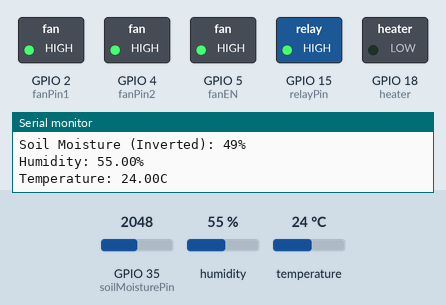
Simulated run of this sketch. Board: ESP32. On the bench: switched loads named in the sketch (green lamp = pin HIGH), the last lines printed to the serial monitor. The test bench sets the inputs (shaded band); at power-on: temperature 24 °C, GPIO 35 (soilMoisturePin) = 2048, humidity 55 %. WiFi joins after 1.5 s; servers stay silent unless stated.

Above: at 3.2 s.
3.3 s: temperature set to 22 °C
At 5.0 s:
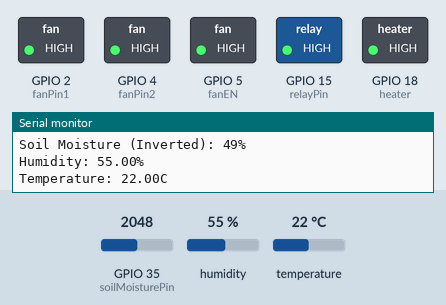
5.6 s: GPIO 35 (soilMoisturePin) set to 2365
7.3 s: GPIO 35 (soilMoisturePin) set to 2477
At 9.0 s:
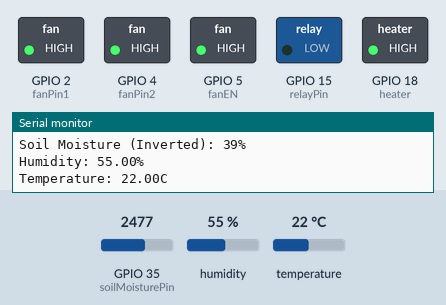
9.6 s: temperature set to 28 °C
At 11.3 s:
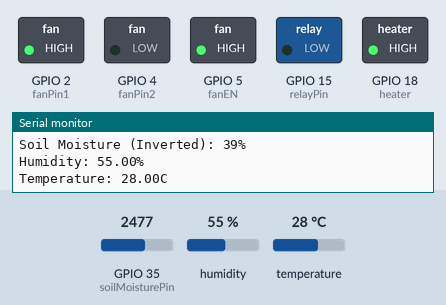
11.6 s: temperature set to 25 °C
At 13.0 s:
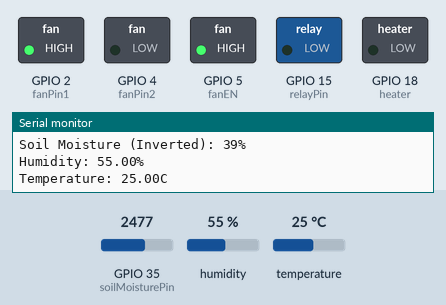
13.7 s: GPIO 35 (soilMoisturePin) set to 2047
At 15.6 s:
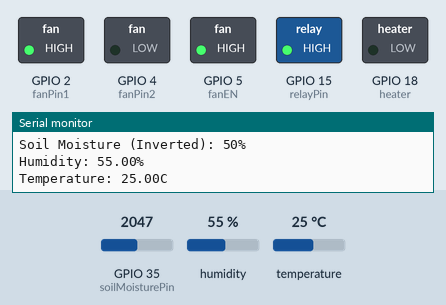
Timing chart, 0 to 16.7 s (numbered marks = the images above; inputs shaded):
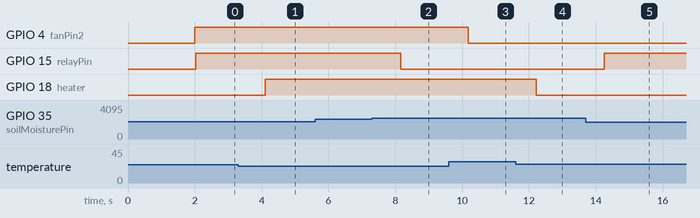

Measured:
- the behaviour switches between 24 and 23 °C on temperature (found by bisection; images 0 and 1)
- the behaviour switches between 2416 and 2417 on GPIO 35 (soilMoisturePin) (found by bisection; images 1 and 2)
- the behaviour switches between 27 and 26 °C on temperature (found by bisection; images 3 and 4)
- after the input at 3.3 s, GPIO 18 (heater): LOW → HIGH after 0.80 s
- after the input at 7.3 s, GPIO 15 (relayPin): HIGH → LOW after 0.86 s
- after the input at 9.6 s, GPIO 4 (fanPin2): HIGH → LOW after 0.59 s
- after the input at 11.6 s, GPIO 18 (heater): HIGH → LOW after 0.62 s
- after the input at 13.7 s, GPIO 15 (relayPin): LOW → HIGH after 0.55 s

The sketch:

Smart_Irrigation_System.ino
```cpp
#include <WiFi.h>
#include <HTTPClient.h>
#include <DHT.h>
#include <Adafruit_Sensor.h>
#include <ThingSpeak.h>
#include <ESPAsyncWebServer.h>

// HTML code for the web interface
const char index_html[] PROGMEM = R"rawliteral(
<!DOCTYPE HTML>
<html>
<head>
  <title>Smart Irrigation System</title>
  <meta charset="UTF-8">
  <meta name="viewport" content="width=device-width, initial-scale=1">
  <style>
    @import url('https://fonts.googleapis.com/css2?family=Roboto:wght@300;400;500;700&display=swap');
    body { font-family: 'Roboto', sans-serif; text-align: center; background-color: #121212; color: #e0e0e0; margin: 0; padding: 0; }
    h1 { color: #bb86fc; margin: 20px 0; font-weight: 500; }
    .widget { display: flex; justify-content: space-around; flex-wrap: wrap; padding: 20px; max-width: 900px; margin: auto; }
    .sensor, .status { font-size: 1.2rem; margin: 20px; padding: 20px; background: #1e1e1e; border-radius: 10px; box-shadow: 0 0 15px rgba(0, 0, 0, 0.5); width: 200px; text-align: center; transition: transform 0.3s ease-in-out, box-shadow 0.3s ease-in-out; }
    .sensor:hover, .status:hover { transform: translateY(-10px); box-shadow: 0 0 25px rgba(0, 0, 0, 0.7); }
    .status { display: flex; justify-content: center; align-items: center; background-color: #00c853; color: #fff; }
    .status.on { background-color: #b00020; }
    .centered { display: flex; justify-content: center; }
  </style>
</head>
<body>
  <h1>Smart Irrigation System</h1>
  <div class="widget">
    <div class="sensor" id="moisture-widget">
      <h2>Soil Moisture</h2>
      <p><span id="moisture">0</span>%</p>
    </div>
    <div class="sensor" id="temperature-widget">
      <h2>Temperature</h2>
      <p><span id="temperature">0.0</span>°C</p>
    </div>
    <div class="sensor" id="humidity-widget">
      <h2>Humidity</h2>
      <p><span id="humidity">0.0</span>%</p>
    </div>
  </div>
  <div class="centered">
    <div class="status" id="pump-status">
      Pump Status: ON
    </div>
  </div>
  <script>
    setInterval(function() {
      fetch('/data').then(response => response.json()).then(data => {
        document.getElementById("moisture").innerHTML = data.moisture;
        document.getElementById("temperature").innerHTML = data.temperature;
        document.getElementById("humidity").innerHTML = data.humidity;
        const pumpStatus = document.getElementById("pump-status");
        if (data.pumpStatus) {
          pumpStatus.classList.add('on');
          pumpStatus.innerHTML = 'Pump Status: OFF';
        } else {
          pumpStatus.classList.remove('on');
          pumpStatus.innerHTML = 'Pump Status: ON';
        }
      });
    }, 2000);
  </script>
</body>
</html>
)rawliteral";

// Soil Moisture Sensor
const int soilMoisturePin = 35;

// DHT11 Sensor
#define DHTPIN 12 // Pin where the data line is connected
#define DHTTYPE DHT11 // DHT 11
DHT dht(DHTPIN, DHTTYPE);

// Relay Pin
const int relayPin = 15;

//Fan Pin
const int fanPin1 = 2;
const int fanPin2 = 4;
const int fanEN = 5;

//Heater Pin

const int heater = 18;
// Wi-Fi credentials
char ssid[] = "ANI";
char pass[] = "Anirsharma";

// ThingSpeak credentials
unsigned long myChannelNumber = 2751970;
const char * myWriteAPIKey = "4MQL8MY8XM9X6009";

// Adjusted threshold for inverse mapping
const int moistureThreshold = 40; // Moisture percentage threshold for inverse mapping
const float tempHighThreshold = 30.0; // High temperature in Celsius
const float humidityLowThreshold = 40.0; // Low humidity percentage

WiFiClient client;
AsyncWebServer server(80);

// Variables to store sensor values
float temperature = 0.0;
float humidity = 0.0;
int moisturePercent = 0;
bool pumpStatus = false; // Track the status of the pump
unsigned long lastThingSpeakUpdate = 0; // Track the last ThingSpeak update time

void setup() {
  // Initialize serial communication
  Serial.begin(9600);

  // Initialize the DHT sensor
  dht.begin();

  // Initialize ThingSpeak
  ThingSpeak.begin(client);

  // Connect to Wi-Fi
  WiFi.begin(ssid, pass);

  while (WiFi.status() != WL_CONNECTED) {
    delay(1000);
    Serial.print("Connecting to WiFi...");
  }

  Serial.println("Connected to WiFi");
  Serial.print("IP Address: ");
  Serial.println(WiFi.localIP());

  // Initial setup for relay pin
  pinMode(relayPin, OUTPUT);
  digitalWrite(relayPin, LOW); // Ensure the pump is off initially

  pinMode(fanPin1, OUTPUT);
  pinMode(fanPin2, OUTPUT);
  pinMode(fanEN, OUTPUT);
  pinMode(heater, OUTPUT);

  digitalWrite(fanEN, HIGH);
  digitalWrite(fanPin1, HIGH);
  digitalWrite(fanPin2, HIGH);
  digitalWrite(heater, LOW);

  // Route for root / web page
  server.on("/", HTTP_GET, [](AsyncWebServerRequest *request){
    request->send_P(200, "text/html", index_html);
  });

  // Route to get sensor data
  server.on("/data", HTTP_GET, [](AsyncWebServerRequest *request){
    String json = "{";
    json += "\"temperature\":" + String(temperature) + ",";
    json += "\"humidity\":" + String(humidity) + ",";
    json += "\"moisture\":" + String(moisturePercent) + ",";
    json += "\"pumpStatus\":" + String(digitalRead(relayPin) == HIGH ? "true" : "false");
    json += "}";
    request->send(200, "application/json", json);
  });

  // Start server
  server.begin();
}

void loop() {
  // Read the analog value from the soil moisture sensor
  int sensorValue = analogRead(soilMoisturePin);

  // Convert the analog value to an inverse percentage
  moisturePercent = map(sensorValue, 4095, 0, 0, 100);

  // Read humidity and temperature values from DHT11
  humidity = dht.readHumidity();
  temperature = dht.readTemperature();

  // Control the water pump based on thresholds
  if (moisturePercent > moistureThreshold) {
    digitalWrite(relayPin, HIGH); // Turn on the water pump
    pumpStatus = true;
  } else if (temperature > tempHighThreshold && humidity < humidityLowThreshold) {
    digitalWrite(relayPin, HIGH); // Turn on the water pump
    pumpStatus = true;
  } else {
    digitalWrite(relayPin, LOW); // Turn off the water pump
    pumpStatus = false;
  }

  if (temperature > 26)
  {
    digitalWrite(fanPin1, HIGH);
    digitalWrite(fanPin2, LOW);
  }
  else if (temperature < 24)
  {
    digitalWrite(fanPin1, HIGH);
    digitalWrite(fanPin1, HIGH);
    digitalWrite(heater, HIGH);
  }
  else
  {
    digitalWrite(fanPin1, HIGH);
    digitalWrite(fanPin1, HIGH);
    digitalWrite(heater, LOW);
  }

  // Print values to the Serial Monitor
  Serial.print("Soil Moisture (Inverted): ");
  Serial.print(moisturePercent);
  Serial.println("%");

  Serial.print("Humidity: ");
  Serial.print(humidity);
  Serial.println("%");

  Serial.print("Temperature: ");
  Serial.print(temperature);
  Serial.println("C");

  // Upload data to ThingSpeak every 15 seconds
  if (millis() - lastThingSpeakUpdate >= 15000) {
    ThingSpeak.setField(1, moisturePercent);
    ThingSpeak.setField(2, temperature);
    ThingSpeak.setField(3, humidity);
    int x = ThingSpeak.writeFields(myChannelNumber, myWriteAPIKey);

    if (x == 200) {
      Serial.println("Channel update successful.");
    } else {
      Serial.println("Problem updating channel. HTTP error code: " + String(x));
    }

    lastThingSpeakUpdate = millis();
  }

  delay(2000); // Delay before the next loop iteration
}
```
